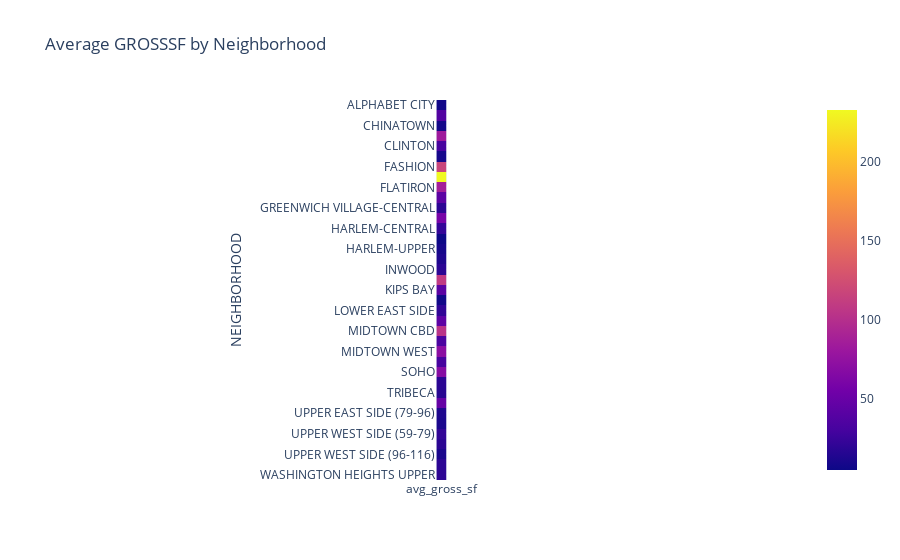

The code cell stored with this chart in its notebook:
### Markdown cell above
![q5.png](attachment:q5.png)

### Code cell
# Connect to the SQLite database
conn = sqlite3.connect('manhattan_sales.db')

# Create the SQL table
df.to_sql('sales_data', conn, if_exists='replace', index=False)

# Query 6: Average GROSSSF by NEIGHBORHOOD
query6 = """
SELECT NEIGHBORHOOD, AVG(GROSSSF) AS avg_gross_sf
FROM sales_data
GROUP BY NEIGHBORHOOD;
"""
df6 = pd.read_sql_query(query6, conn)

# Display the average GROSSSF DataFrame
print("Average GROSSSF by NEIGHBORHOOD:")
display(df6)

# Visualization 5: Heatmap for Average GROSSSF by NEIGHBORHOOD
fig6 = px.imshow(df6.pivot_table(index="NEIGHBORHOOD", values="avg_gross_sf"),
                  labels=dict(index="Neighborhood", value="Average GROSSSF"),
                  title="Average GROSSSF by Neighborhood")

# Show the plot
fig6.show()

# Close the database connection
conn.close()

### Figure 1 — Plotly figure (JSON) as saved in the notebook; plotly's stock layout.template omitted (floating-point values rounded to 4 significant figures)
{"data": [{"coloraxis": "coloraxis", "hovertemplate": "x: %{x}<br>NEIGHBORHOOD: %{y}<br>color: %{z}<extra></extra>", "name": "0", "type": "heatmap", "x": ["avg_gross_sf"], "xaxis": "x", "y": ["ALPHABET CITY", "CHELSEA", "CHINATOWN", "CIVIC CENTER", "CLINTON", "EAST VILLAGE", "FASHION", "FINANCIAL", "FLATIRON", "GRAMERCY", "GREENWICH VILLAGE-CENTRAL", "GREENWICH VILLAGE-WEST", "HARLEM-CENTRAL", "HARLEM-EAST", "HARLEM-UPPER", "HARLEM-WEST", "INWOOD", "JAVITS CENTER", "KIPS BAY", "LITTLE ITALY", "LOWER EAST SIDE", "MANHATTAN VALLEY", "MIDTOWN CBD", "MIDTOWN EAST", "MIDTOWN WEST", "MURRAY HILL", "SOHO", "SOUTHBRIDGE", "TRIBECA", "UPPER EAST SIDE (59-79)", "UPPER EAST SIDE (79-96)", "UPPER EAST SIDE (96-110)", "UPPER WEST SIDE (59-79)", "UPPER WEST SIDE (79-96)", "UPPER WEST SIDE (96-116)", "WASHINGTON HEIGHTS LOWER", "WASHINGTON HEIGHTS UPPER"], "yaxis": "y", "z": [[7.176], [36.98], [8.286], [82.5], [31.67], [8.87], [116.9], [232.6], [87], [42.79], [18.91], [59], [22.44], [4.979], [8.758], [12.67], [18.42], [108.7], [41.89], [6.875], [20.67], [43.4], [103.7], [33.36], [70.83], [31], [67.72], [18], [16.8], [48.37], [12.53], [11], [21.26], [18.08], [11.23], [18.44], [18.96]]}], "layout": {"coloraxis": {"colorscale": [[0, "#0d0887"], [0.1111, "#46039f"], [0.2222, "#7201a8"], [0.3333, "#9c179e"], [0.4444, "#bd3786"], [0.5556, "#d8576b"], [0.6667, "#ed7953"], [0.7778, "#fb9f3a"], [0.8889, "#fdca26"], [1, "#f0f921"]]}, "title": {"text": "Average GROSSSF by Neighborhood"}, "xaxis": {"anchor": "y", "constrain": "domain", "domain": [0, 1], "scaleanchor": "y"}, "yaxis": {"anchor": "x", "autorange": "reversed", "constrain": "domain", "domain": [0, 1], "title": {"text": "NEIGHBORHOOD"}}}}
